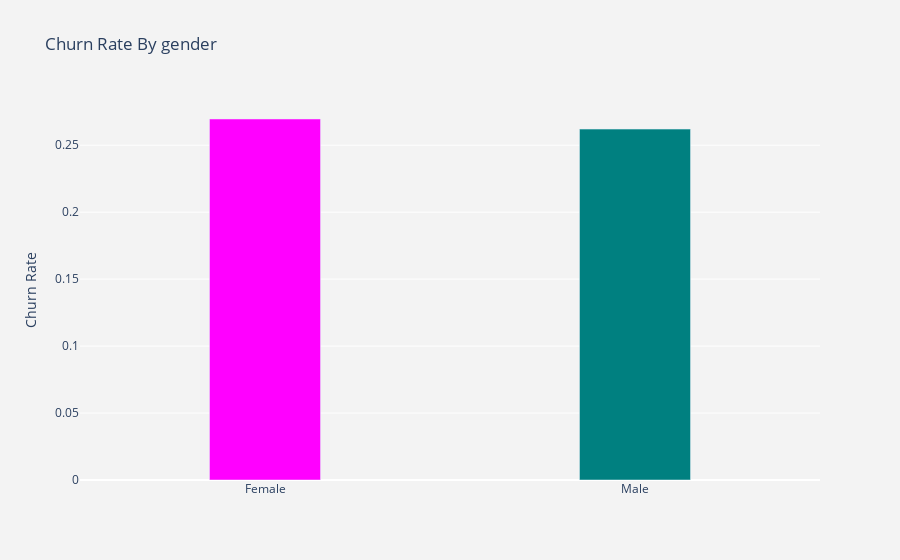

Notebook cell for this chart:
### Code cell
#Visulalize Churn Rate by Gender
plot_by_gender = dataset.groupby('gender').Churn.mean().reset_index()
plot_data = [
    go.Bar(
        x = plot_by_gender['gender'],
    y = plot_by_gender ['Churn'],
    width = [0.3, 0.3],
    marker = dict(
    color = ['magenta', 'teal'])
    )
]
plot_layout = go.Layout(
xaxis = {"type":"category"},
yaxis = {"title":"Churn Rate"},
title ='Churn Rate By gender',
plot_bgcolor = "rgb(243,243,243)" ,
 paper_bgcolor = "rgb(243,243,243)"
)
fig = go.Figure(data = plot_data, layout = plot_layout)
po.iplot(fig)

### Figure 1 — Plotly figure (JSON) as saved in the notebook; plotly's stock layout.template omitted (floating-point values rounded to 4 significant figures)
{"data": [{"marker": {"color": ["magenta", "teal"]}, "type": "bar", "width": [0.3, 0.3], "x": ["Female", "Male"], "y": [0.2696, 0.262]}], "layout": {"paper_bgcolor": "rgb(243,243,243)", "plot_bgcolor": "rgb(243,243,243)", "title": {"text": "Churn Rate By gender"}, "xaxis": {"type": "category"}, "yaxis": {"title": {"text": "Churn Rate"}}}}
